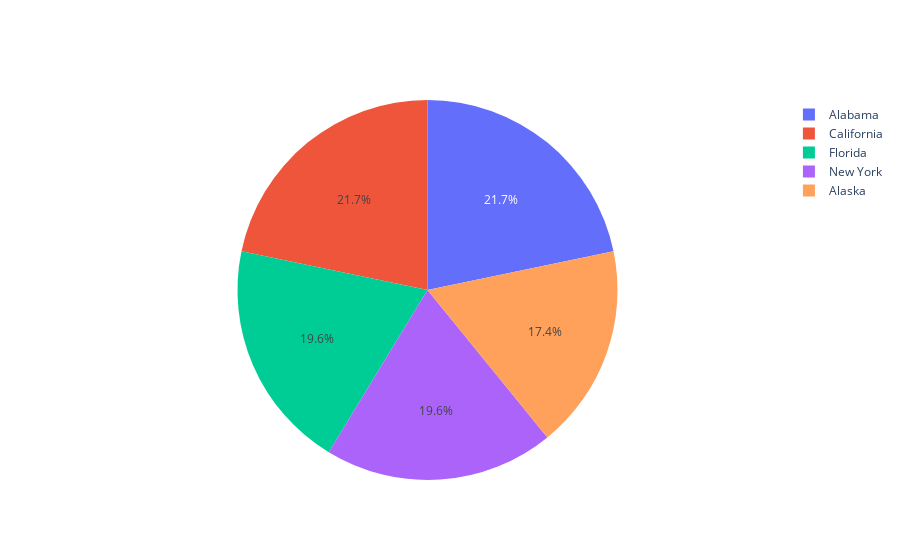

Notebook source saved alongside this figure:
### Code cell
labels = ['Alabama','Florida','Alaska','California', 'New York']
values = [10, 9, 8, 10, 9]

fig = go.Figure(data=[go.Pie(labels=labels, values=values)])
fig.show()

#Based on the following Pie Chart the data shows us that during the peak season our favorite touristy areas had an active flu level during the seasons.

### Figure 1 — Plotly figure (JSON) as saved in the notebook; plotly's stock layout.template omitted (floating-point values rounded to 4 significant figures)
{"data": [{"labels": ["Alabama", "Florida", "Alaska", "California", "New York"], "type": "pie", "values": [10, 9, 8, 10, 9]}], "layout": {}}
